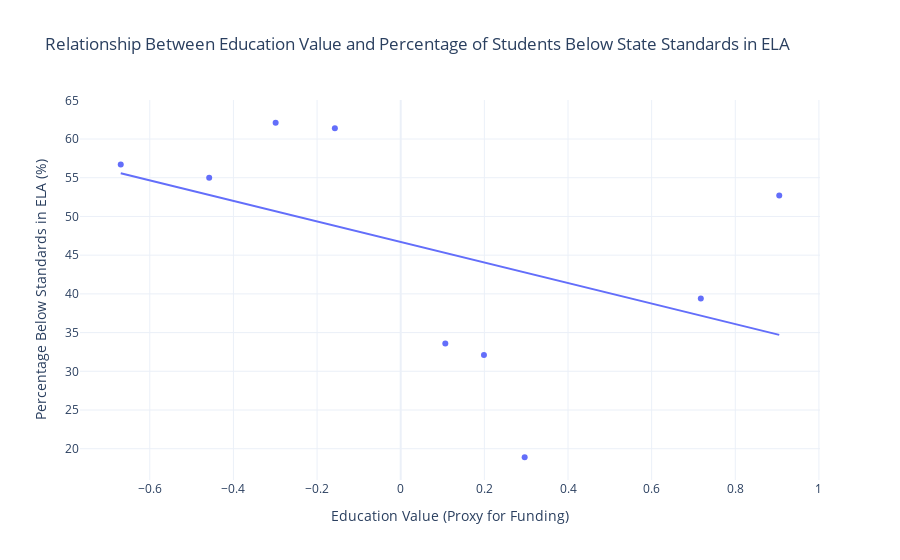

Write notebook code for a chart like this one.
### Markdown cell above
#### Research Question 2: *What is the relationship between the funding of schools and student outcomes (ex. test scores, graduation rates, college enrollment rates)?*
After

### Code cell
import pandas as pd
import plotly.express as px

# Load the provided CSV files
correct_funding_data_path = "Sorted_Merged_Schools_Education_Equity.csv"
correct_student_outcomes_path = "TP Student Outcomes - Sheet1 (1).csv"

# Read the data
funding_data = pd.read_csv(correct_funding_data_path)
student_outcomes = pd.read_csv(correct_student_outcomes_path)

# Clean and prepare the data
student_outcomes["Percentage of Students Below State Standards in ELA (Assessment SBA)"] = (
    student_outcomes["Percentage of Students Below State Standards in ELA (Assessment SBA)"]
    .str.replace('%', '', regex=False)
    .astype(float)
)

# Merge datasets on the "High School Name" column
merged_data = pd.merge(
    funding_data, 
    student_outcomes, 
    left_on="High School Name", 
    right_on="High School Name"
)

# Select relevant columns for analysis
relevant_columns = ["High School Name", "education_value", 
                    "Percentage of Students Below State Standards in ELA (Assessment SBA)"]
merged_data_filtered = merged_data[relevant_columns].dropna()

# Create an interactive scatter plot with trendline using Plotly
fig = px.scatter(
    merged_data_filtered,
    x="education_value",
    y="Percentage of Students Below State Standards in ELA (Assessment SBA)",
    title="Relationship Between Education Value and Percentage of Students Below State Standards in ELA",
    labels={
        "education_value": "Education Value (Proxy for Funding)",
        "Percentage of Students Below State Standards in ELA (Assessment SBA)": "Percentage Below Standards in ELA (%)"
    },
    hover_name="High School Name",
    trendline="ols"  # Ordinary Least Squares regression trendline
)

# Customize the layout
fig.update_layout(
    xaxis_title="Education Value (Proxy for Funding)",
    yaxis_title="Percentage Below Standards in ELA (%)",
    template="plotly_white",
)

# Save the cleaned merged data for future use
output_path = "Merged_School_Funding_and_Below_Standards.csv"
merged_data_filtered.to_csv(output_path, index=False)

# Display the interactive plot
fig.show()

### Figure 1 — Plotly figure (JSON) as saved in the notebook; plotly's stock layout.template omitted (floating-point values rounded to 4 significant figures)
{"data": [{"hovertemplate": "<b>%{hovertext}</b><br><br>Education Value (Proxy for Funding)=%{x}<br>Percentage Below Standards in ELA (%)=%{y}<extra></extra>", "hovertext": ["Lincoln High School", "Stadium High School", "Mt. Tahoma High School", "Dolores Silas High School", "SAMI", "SOTA", "Foss High School", "IDEA", "Oakland High School"], "legendgroup": "", "marker": {"color": "#636efa", "symbol": "circle"}, "mode": "markers", "name": "", "orientation": "v", "showlegend": false, "type": "scatter", "x": [-0.6694, 0.7176, -0.299, 0.9051, 0.2964, 0.1067, -0.1575, 0.199, -0.458], "xaxis": "x", "y": [56.7, 39.4, 62.1, 52.7, 18.9, 33.6, 61.4, 32.1, 55], "yaxis": "y"}, {"hovertemplate": "<b>OLS trendline</b><br>Percentage of Students Below State Standards in ELA (Assessment SBA) = -13.2609 * education_value + 46.711<br>R<sup>2</sup>=0.207815<br><br>Education Value (Proxy for Funding)=%{x}<br>Percentage Below Standards in ELA (%)=%{y} <b>(trend)</b><extra></extra>", "legendgroup": "", "marker": {"color": "#636efa", "symbol": "circle"}, "mode": "lines", "name": "", "showlegend": false, "type": "scatter", "x": [-0.6694, -0.458, -0.299, -0.1575, 0.1067, 0.199, 0.2964, 0.7176, 0.9051], "xaxis": "x", "y": [55.59, 52.78, 50.68, 48.8, 45.3, 44.07, 42.78, 37.19, 34.71], "yaxis": "y"}], "layout": {"autosize": true, "legend": {"tracegroupgap": 0}, "title": {"text": "Relationship Between Education Value and Percentage of Students Below State Standards in ELA"}, "xaxis": {"anchor": "y", "autorange": true, "domain": [0, 1], "range": [-0.7656, 1.001], "title": {"text": "Education Value (Proxy for Funding)"}, "type": "linear"}, "yaxis": {"anchor": "x", "autorange": true, "domain": [0, 1], "range": [15.33, 65.67], "title": {"text": "Percentage Below Standards in ELA (%)"}, "type": "linear"}}}
